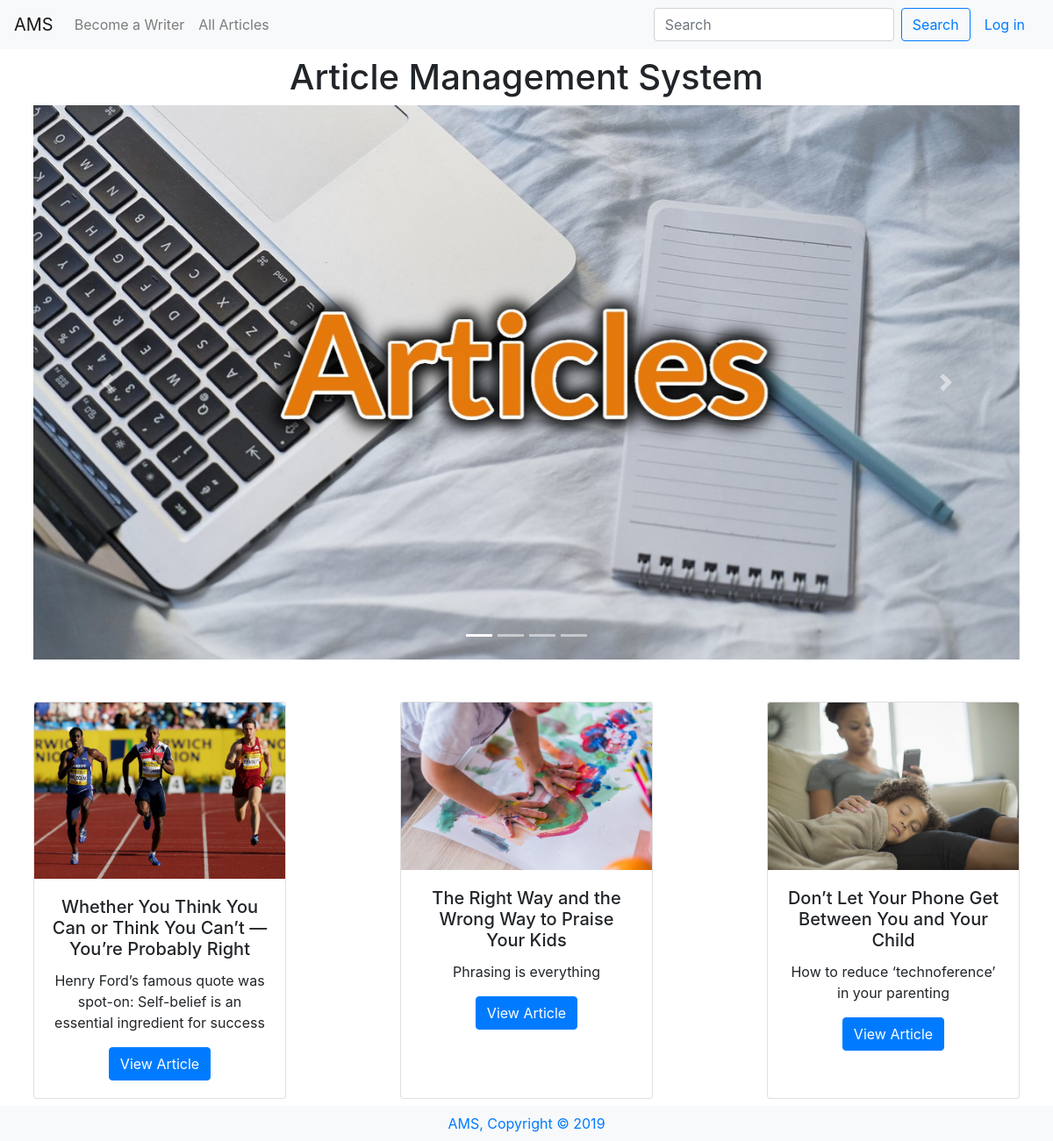
The page / on the database its author committed.
### tables this page shows
CREATE TABLE 'articles' ('id' integer PRIMARY KEY AUTOINCREMENT NOT NULL, 'userid' smallint NOT NULL, 'title' varchar(255) NOT NULL, 'description' varchar(300) NOT NULL, 'content' text NOT NULL, 'like' smallint, 'dislike' smallint, 'image' bytea, 'date' timestamp NOT NULL DEFAULT CURRENT_TIMESTAMP);

### application.py (the view)
@app.route("/")
def index():
    rows = db.execute("""SELECT articles.id, users.username, articles.title, articles.description,
    articles.content, articles.like, articles.dislike, articles.image, articles.date
    FROM users JOIN articles ON users.id = articles.userid  ORDER BY date DESC LIMIT 3""")
    return render_template("index.html", data=rows)

### application.py (called while the page is built)
@app.after_request
def after_request(response):
    response.headers["Cache-Control"] = "no-cache, no-store, must-revalidate"
    response.headers["Expires"] = 0
    response.headers["Pragma"] = "no-cache"
    return response

### templates/index.html (shortened to what this page needs)
{% extends "layout.html" %} {% block title %} Welcome {% endblock %} {% block
main %}
<h1>Article Management System</h1>
<div id="carousel1" class="carousel slide" data-ride="carousel">
  <ol class="carousel-indicators">
    <li data-target="#carousel1" data-slide-to="0" class="active"></li>
    <li data-target="#carousel1" data-slide-to="1"></li>
    <li data-target="#carousel1" data-slide-to="2"></li>
    <li data-target="#carousel1" data-slide-to="3"></li>
  </ol>
  <div class="carousel-inner">
    <div class="carousel-item active">
      <img src="../static/article1.jpg" class="d-block w-100" alt="..." />
    </div>
  </div>
  <a
    class="carousel-control-prev"
    href="#carousel1"
    role="button"
    data-slide="prev"
  >
    <span class="carousel-control-prev-icon" aria-hidden="true"></span>
  </a>
  <a
    class="carousel-control-next"
    href="#carousel1"
    role="button"
    data-slide="next"
  >
    <span class="carousel-control-next-icon" aria-hidden="true"></span>
  </a>
</div>
<div class="mt-5 d-flex justify-content-between">
{% for datum in data %}
<div class="card" style="width: 18rem;">
  <img src="{{ datum.image }}" class="card-img-top" alt="{{ datum.title }}" />
  <div class="card-body">
    <h5 class="card-title">{{ datum.title }}</h5>
    <p class="card-text">
      {{ datum.description }}
    </p>
    <a href="/viewone/{{ datum.id }}" class="btn btn-primary">View Article</a>
  </div>
</div>
{% endfor %}
</div>
{% endblock %}

### static/styles.css (style rules this page uses)
h1 { text-align: center; }

### rows shown on the page
articles: image (picture), title "Whether You Think You Can or Think You Can’t — You’re Probably Right", description "Henry Ford’s famous quote was spot-on: Self-belief is an essential ingredient for success"
articles: image (picture), title "The Right Way and the Wrong Way to Praise Your Kids", description "Phrasing is everything"
articles: image (picture), title "Don’t Let Your Phone Get Between You and Your Child", description "How to reduce ‘technoference’ in your parenting"
